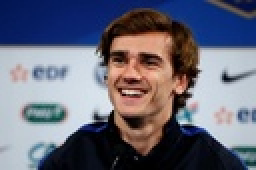
%> input picture griz.jpg, 128 x 85 px, shrunk from 500 x 333 before the run (shown 2 times larger)
$ octave --eval "my_sobel(imread('griz.jpg'));"   (GNU Octave 9; MATLAB toolbox functions it lacks are replaced by stand-ins)
%> lines starting %> are read from the running program, lines starting %| are printed output that depends on the picture; in (x1, y1, x2, y2) boxes, pixels count from 0 and x2, y2 are one past the last pixel; in counts of white or black regions, pixels touching at a corner belong together; the program's own positions count from 1
function my_sobel(I)
close all
% I =imread('test.png');
img_gray = rgb2gray(I);
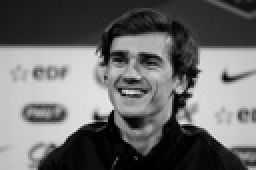
%> img_gray: size 85x128 uint8 (shown 2 times larger); min 0, max 232, mean 107.3
[m,n] = size(img_gray);
%> m = 85; n = 128
new_img_gray = zeros(m,n);

for threshold=5:5:90
    for i=2:m-1
        for j=2:n-1
            Dx = (I(i+1,j-1) - I(i-1,j+1)) + (2 * (I(i+1,j)-I(i-1,j))) +  (I(i+1,j+1) - I(i-1,j+1));
            Dy = (I(i-1,j+1) - I(i-1,j-1)) + (2 * (I(i,j+1)-I(i,j-1))) +  (I(i+1,j+1) - I(i+1,j-1));
            temp = sqrt(double(Dx)^2+double(Dy)^2);
            if(temp > threshold)
                new_img_gray(i,j) = 255;
            else
                new_img_gray(i,j) = 0;
            end
        end
    end
    subplot(3,6,threshold/5);
    imshow(new_img_gray);
    title(['thresholdvalue=',num2str(threshold)])
end
%> this loop made 18 passes
%> pass 1, in my_sobel, `imshow(new_img_gray);`:
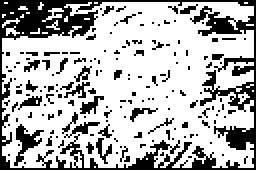
%> displayed picture: size 85x128, on the screen's scale of 0 to 255 (shown 2 times larger); 70.7% white; 164 black regions (152 under 20 px), largest, box (x1, y1, x2, y2) and area: (0, 0, 128, 85) 2118, (7, 62, 22, 83) 114, (40, 48, 52, 57) 49
%> pass 2, in my_sobel, `imshow(new_img_gray);`:
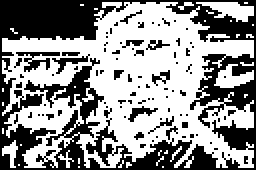
%> displayed picture: size 85x128, on the screen's scale of 0 to 255 (shown 2 times larger); 56.9% white; 90 black regions (82 under 20 px), largest, box (x1, y1, x2, y2) and area: (0, 0, 128, 85) 4083, (8, 26, 30, 36) 90, (26, 27, 45, 37) 55
%> after the loop:
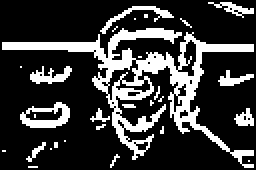
%> new_img_gray: size 85x128 double (shown 2 times larger); 22.6% white; 29 white regions (20 under 20 px), largest, box (x1, y1, x2, y2) and area: (1, 14, 127, 84) 1764, (10, 51, 35, 64) 163, (50, 3, 87, 17) 101
%> `my_sobel(imread('griz.jpg'));`:
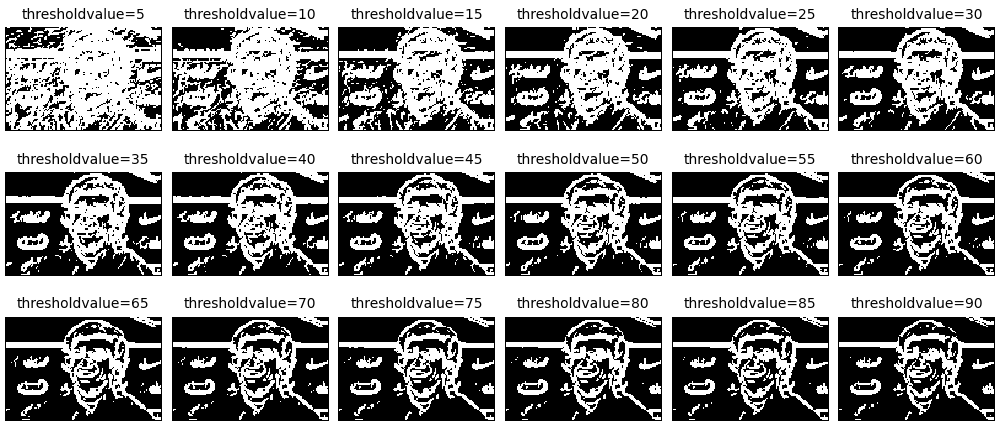
%> figure redrawn from the program's plot data, 18 panels
